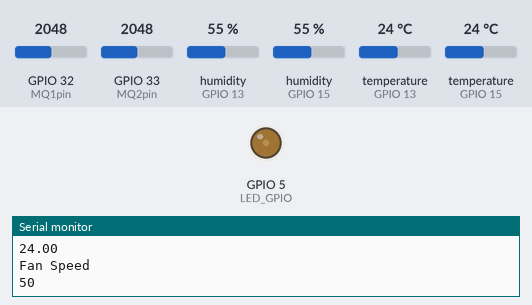
The sketch below on a simulated ESP32. Shown: output pins drawn as LEDs (lit = HIGH), the last lines printed to the serial monitor. The test bench sets the inputs (shaded band); at power-on: temperature (sensors on GPIO 13, GPIO 15) 24 °C, GPIO 32 (MQ1pin) = 2048, GPIO 33 (MQ2pin) = 2048, humidity (sensors on GPIO 13, GPIO 15) 55 %. WiFi joins after 1.5 s; servers stay silent unless stated.

Above: at 2.8 s.
2.9 s: temperature (sensor on GPIO 13) set to 27.5 °C
6.1 s: temperature (sensor on GPIO 13) set to 28.6 °C
At 8.5 s:
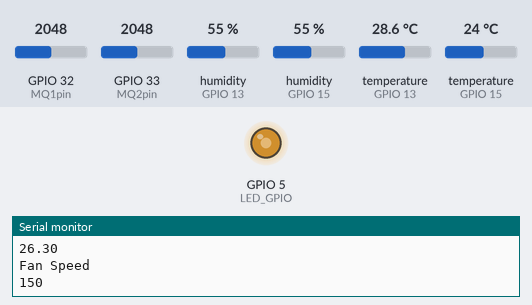
9.1 s: temperature (sensor on GPIO 15) set to 26.6 °C
11.5 s: temperature (sensor on GPIO 15) set to 27.7 °C
At 13.4 s:
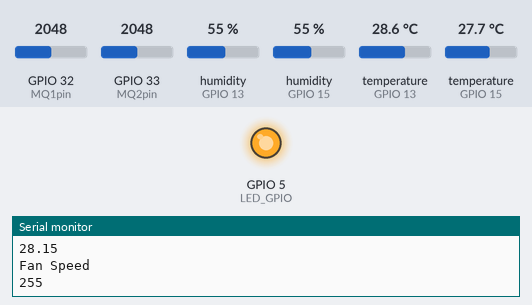
14.6 s: temperature (sensor on GPIO 15) set to 12 °C
At 17.0 s:
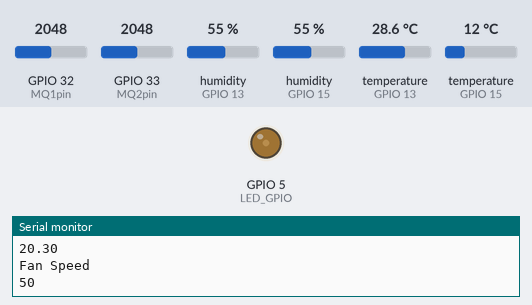
17.3 s: temperature (sensor on GPIO 15) set to 22.6 °C
19.7 s: temperature (sensor on GPIO 15) set to 24.2 °C
At 22.0 s:
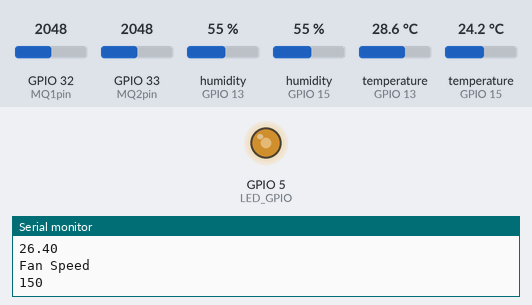
Timing chart, 0 to 23.5 s (numbered marks = the images above; inputs shaded):
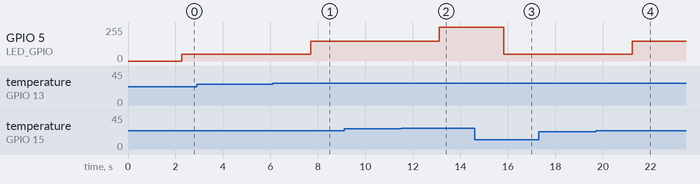

Measured:
- the behaviour switches between 28 and 28.1 °C on temperature (sensor on GPIO 13) (found by bisection; images 0 and 1)
- the behaviour switches between 27.3 and 27.4 °C on temperature (sensor on GPIO 15) (found by bisection; images 1 and 2)
- the behaviour switches between 23.4 and 23.5 °C on temperature (sensor on GPIO 15) (found by bisection; images 3 and 4)
- after the input at 6.1 s, GPIO 5 (LED_GPIO): 50/255 → 149/255 after 1.6 s
- after the input at 11.5 s, GPIO 5 (LED_GPIO): 149/255 → 255/255 after 1.6 s
- after the input at 14.6 s, GPIO 5 (LED_GPIO): 255/255 → 50/255 after 1.2 s
- after the input at 19.7 s, GPIO 5 (LED_GPIO): 50/255 → 149/255 after 1.5 s

The sketch:

DHT_MQ_PWM_firebase.ino
```cpp
#include <FirebaseESP32.h>
#include  <WiFi.h>

#include "DHT.h"

#define FIREBASE_HOST "https://smartsilo-4115a-default-rtdb.firebaseio.com/"
#define WIFI_SSID "AndroidAPD9EE" // Change the name of your WIFI
#define WIFI_PASSWORD "Vedant@1712" // Change the password of your WIFI
#define FIREBASE_Authorization_key "olLWg0GODF6Y5IqQ8FgshqvknrkMUyR2B2W2V9UM"
#define DHTPIN1 13
#define DHTPIN2 15
#define MQ1pin 32
#define MQ2pin 33
#define LED_GPIO   5
#define PWM1_Ch    0
#define PWM1_Res   8
#define PWM1_Freq  1000
#define DHTTYPE DHT22

DHT dht1(DHTPIN1, DHTTYPE);
DHT dht2(DHTPIN2, DHTTYPE);

FirebaseData firebaseData1;
FirebaseJson json;

float h1,t1,h2,t2;
float MQ1value;
float MQ2value;
float tavg;
int PWM1_DutyCycle = 0;


void setup() {
  Serial.begin(9600);

  pinMode(MQ1pin,INPUT);
  pinMode(MQ2pin,INPUT);

  Serial.println(F("DHTxx test!"));

  dht1.begin();
  dht2.begin();

  ledcAttachPin(LED_GPIO, PWM1_Ch);
  ledcSetup(PWM1_Ch, PWM1_Freq, PWM1_Res);

  WiFi.begin (WIFI_SSID, WIFI_PASSWORD);
  Serial.print("Connecting...");
  while (WiFi.status() != WL_CONNECTED)
  {
    Serial.print(".");
    delay(300);
  }
  Serial.println();
  Serial.print("IP Address: ");
  Serial.println(WiFi.localIP());
  Serial.println();
  Firebase.begin(FIREBASE_HOST, FIREBASE_Authorization_key);

  if (!Firebase.beginStream(firebaseData1, "Electriculture" ))
  {
    Serial.println("------------------------------------");
    Serial.println("Can't begin stream connection...");
    Serial.println("REASON: " + firebaseData1.errorReason());
    Serial.println("------------------------------------");
    Serial.println();
  }
  else
  {
    Serial.println("Stream success");
  }
}

void loop() {
  //delay(2000);

//DHT---------------


   h1 = dht1.readHumidity();
   t1 = dht1.readTemperature();
   h2 = dht2.readHumidity();
   t2 = dht2.readTemperature();

  if (isnan(h1) || isnan(t1) || isnan(h2) || isnan(t2) ) {
    Serial.println(F("Failed to read from DHT sensor!"));
    return;
  }

//  Serial.print(F("Humidity 1 : "));
//  Serial.print(h1);
//  Serial.print(F("%  Temperature 1 : "));
//  Serial.print(t1);
//  Serial.print(F("°C "));
//  Serial.print(F("Humidity 2 : "));
//  Serial.print(h2);
//  Serial.print(F("%  Temperature 2 : "));
//  Serial.print(t2);
//  Serial.print(F("°C "));


  Firebase.setFloat(firebaseData1, "/EFarm/Humidity1", h1);
  Firebase.setFloat(firebaseData1, "/EFarm/Temperature1", t1);
  Firebase.setFloat(firebaseData1, "/EFarm/Humidity2", h2);
  Firebase.setFloat(firebaseData1, "/EFarm/Temperature2", t2);

//Relay-------------

tavg=(t1+t2)/2;
Serial.println(tavg);

Serial.println("Fan Speed");

  if(26>=tavg){
   ledcWrite(PWM1_Ch, 50);
   Serial.println("50");
  }

  else if((26<tavg) && (tavg<28)){
    ledcWrite(PWM1_Ch, 150);
    Serial.println("150");
  }

  else if(tavg>=28){
    ledcWrite(PWM1_Ch, 255);
    Serial.println("255");

  }

//MQ135-----------

  MQ1value = analogRead(MQ1pin);
//  Serial.print("MQ135 sensor no.1 : ");
//  Serial.println(MQ1value, DEC);

  Firebase.setFloat(firebaseData1, "/EFarm/MQ1value", MQ1value);

  MQ2value = analogRead(MQ2pin);
//  Serial.print("MQ135 sensor no.2 : ");
//  Serial.println(MQ2value, DEC);

  Firebase.setFloat(firebaseData1, "/EFarm/MQ2value", MQ2value);


}
```
